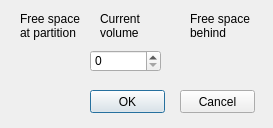
<?xml version="1.0" encoding="UTF-8"?>
<ui version="4.0">
 <class>ResizePartitionWindow</class>
 <widget class="QDialog" name="ResizePartitionWindow">
  <property name="geometry">
   <rect>
    <x>0</x>
    <y>0</y>
    <width>273</width>
    <height>128</height>
   </rect>
  </property>
  <property name="windowTitle">
   <string>Dialog</string>
  </property>
  <widget class="QLabel" name="label">
   <property name="geometry">
    <rect>
     <x>20</x>
     <y>10</y>
     <width>61</width>
     <height>31</height>
    </rect>
   </property>
   <property name="text">
    <string>Free space
at partition</string>
   </property>
  </widget>
  <widget class="QPushButton" name="pushButton">
   <property name="geometry">
    <rect>
     <x>90</x>
     <y>90</y>
     <width>75</width>
     <height>23</height>
    </rect>
   </property>
   <property name="text">
    <string>OK</string>
   </property>
  </widget>
  <widget class="QPushButton" name="pushButton_2">
   <property name="geometry">
    <rect>
     <x>180</x>
     <y>90</y>
     <width>75</width>
     <height>23</height>
    </rect>
   </property>
   <property name="text">
    <string>Cancel</string>
   </property>
  </widget>
  <widget class="QLabel" name="label_2">
   <property name="geometry">
    <rect>
     <x>100</x>
     <y>10</y>
     <width>41</width>
     <height>31</height>
    </rect>
   </property>
   <property name="text">
    <string>Current
volume</string>
   </property>
  </widget>
  <widget class="QLabel" name="label_3">
   <property name="geometry">
    <rect>
     <x>190</x>
     <y>10</y>
     <width>61</width>
     <height>31</height>
    </rect>
   </property>
   <property name="text">
    <string>Free space
behind</string>
   </property>
  </widget>
  <widget class="QSpinBox" name="spinBox">
   <property name="geometry">
    <rect>
     <x>90</x>
     <y>50</y>
     <width>71</width>
     <height>22</height>
    </rect>
   </property>
  </widget>
  <widget class="QLabel" name="partSpace">
   <property name="geometry">
    <rect>
     <x>20</x>
     <y>50</y>
     <width>61</width>
     <height>16</height>
    </rect>
   </property>
   <property name="text">
    <string/>
   </property>
  </widget>
  <widget class="QLabel" name="behindSpace">
   <property name="geometry">
    <rect>
     <x>190</x>
     <y>50</y>
     <width>61</width>
     <height>16</height>
    </rect>
   </property>
   <property name="text">
    <string/>
   </property>
  </widget>
 </widget>
 <resources/>
 <connections/>
</ui>
